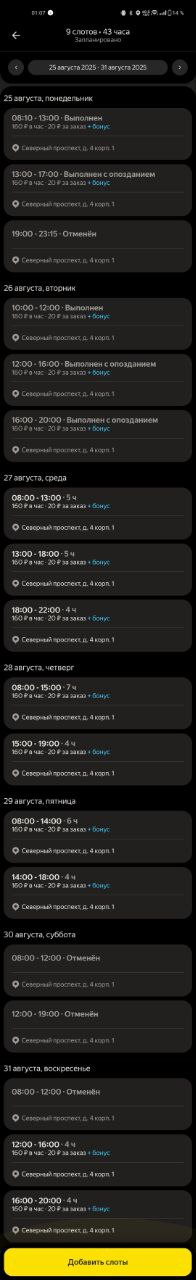
#> input picture photo_2025-08-27_01-08-00.jpg, 196 x 1280 px
$ python -i ocr_module.py   (imports and definitions only)
#> lines starting #> are read from the running program, lines starting #| are printed output that depends on the picture; after the words box and inside, x2 and y2 are one past the last pixel; in counts of white or black regions, pixels touching at a corner belong together
# ocr_module.py
# -*- coding: utf-8 -*-
"""
OCR-модуль для извлечения слотов из скриншотов.
Ensemble-пайплайн (Tesseract + template) + более строгая логика fallback'а.
Сохраняет прежний API и структуру.
"""

import os
import re
import logging
import math
from datetime import date, datetime
from typing import List, Dict, Optional, Tuple, Any
from io import BytesIO

import cv2
import numpy as np
from PIL import Image

# logger
logger = logging.getLogger("lavka.ocr_module")
# [13 lines not run here, left out]

# constants
FIXED_YEAR = 2025
FIXED_MONTH = 10

TIME_RANGE_PATTERNS = [
    re.compile(r"(\d{1,2}):(\d{2})\s*[-–—]\s*(\d{1,2}):(\d{2})"),
    re.compile(r"(\d{1,2})\.(\d{2})\s*[-–—]\s*(\d{1,2})\.(\d{2})"),
    re.compile(r"(\d{2})(\d{2})\s*[-–—]\s*(\d{2})(\d{2})"),
]

# ---------- helpers ----------
# [23 lines left out: function _read_image, not called in this run]

# templates (edge)
def _make_templates(sizes=(28,36,48)):
#> called with sizes = (28, 36, 48)
    tpls = {}
    for size in sizes:
        digit_map = {}
        for d in range(10):
            canvas = np.ones((size, size), dtype=np.uint8) * 255
            font_scale = size / 30.0
            thickness = max(2, int(font_scale))
            ((tw, th), _) = cv2.getTextSize(str(d), cv2.FONT_HERSHEY_SIMPLEX, font_scale, thickness)
            org = ((size - tw)//2, (size + th)//2)
            cv2.putText(canvas, str(d), org, cv2.FONT_HERSHEY_SIMPLEX, font_scale, (0,), thickness, cv2.LINE_AA)
            edge = cv2.Canny(canvas, 50, 150)
            digit_map[d] = edge
        tpls[size] = digit_map
#> further down, picture is the input picture: shape (1280, 196, 3); mean B, G, R 27.7, 33.5, 34.7
    return tpls

_TEMPLATES = _make_templates((28,36,48))

# [48 lines left out: functions _edge_similarity, _classify_digit_patch, _classify_digit_patch_from_gray, not called in this run]

# find yellow box (tuned)
def _find_yellow_box(img: np.ndarray) -> Optional[Tuple[int,int,int,int]]:
    try:
        hsv = cv2.cvtColor(img, cv2.COLOR_BGR2HSV)
#> hsv: shape (1280, 196, 3); mean H, S, V 18.8, 39.1, 35
        lower = np.array([6, 50, 60])
        upper = np.array([45, 255, 255])
        mask1 = cv2.inRange(hsv, lower, upper)
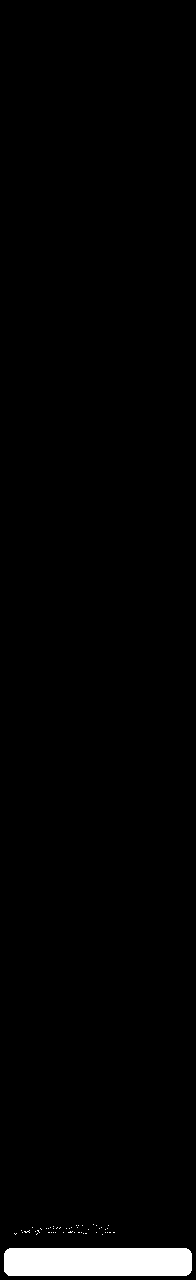
#> mask1: shape (1280, 196); 2.1% white; 49 white regions (48 under 20 px), largest, box (x1, y1, x2, y2) and area: (4, 1248, 192, 1276) 5218
        h_channel = hsv[:,:,0]
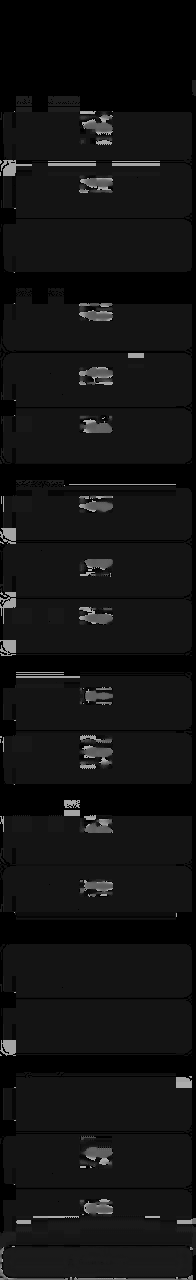
#> h_channel: shape (1280, 196); min 0, max 177, mean 18.8
        v_channel = hsv[:,:,2]
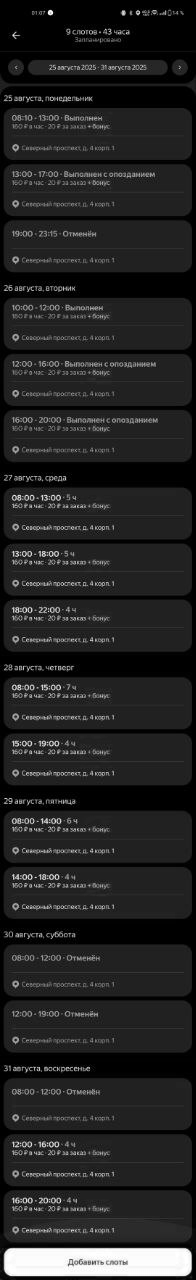
#> v_channel: shape (1280, 196); min 0, max 255, mean 35
        mask2 = cv2.inRange(h_channel, 6, 45)
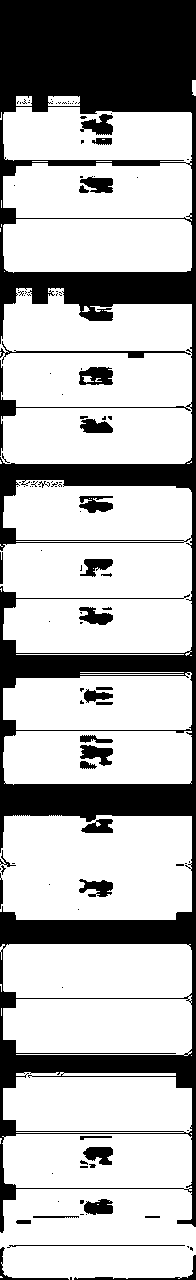
#> mask2: shape (1280, 196); 71.9% white; 117 black regions (80 under 20 px), largest, box (x1, y1, x2, y2) and area: (0, 0, 196, 1233) 63138, (0, 341, 191, 364) 498, (79, 367, 113, 385) 466
        mask2 = cv2.bitwise_and(mask2, cv2.inRange(v_channel, 80, 255))
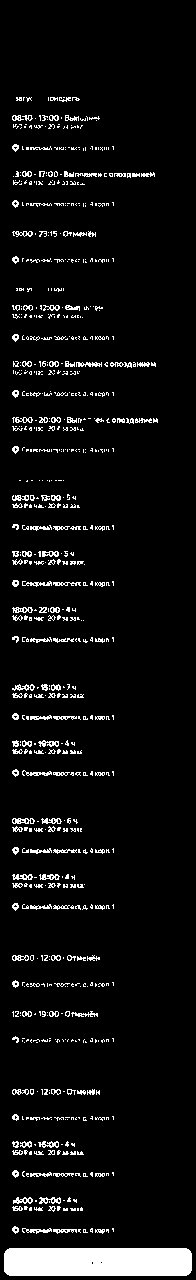
#> mask2: shape (1280, 196); 6.2% white; 715 white regions (555 under 20 px), largest, box (x1, y1, x2, y2) and area: (4, 1248, 192, 1276) 5214, (22, 1228, 52, 1234) 91, (22, 581, 52, 587) 89
        mask = cv2.bitwise_or(mask1, mask2)
#> mask: shape (1280, 196); 6.2% white; 726 white regions (566 under 20 px), largest, box (x1, y1, x2, y2) and area: (4, 1248, 192, 1276) 5218, (21, 1227, 52, 1235) 115, (22, 581, 52, 587) 89
        H = mask.shape[0]
#> H = 1280
        mask[H//2:, :] = 0
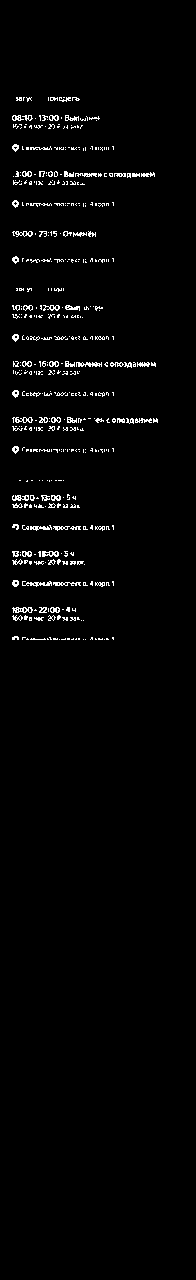
#> mask: shape (1280, 196); 2.1% white in thin lines or dots, all inside (x1, y1, x2, y2) = (12, 97, 158, 640)
        kernel = np.ones((5,5), np.uint8)
        mask = cv2.morphologyEx(mask, cv2.MORPH_CLOSE, kernel, iterations=1)
#> mask: shape (1280, 196); 4.2% white; 26 white regions (3 under 20 px), largest, box (x1, y1, x2, y2) and area: (13, 361, 156, 375) 1092, (12, 417, 158, 431) 1055, (13, 171, 155, 185) 979
        mask = cv2.morphologyEx(mask, cv2.MORPH_OPEN, kernel, iterations=1)
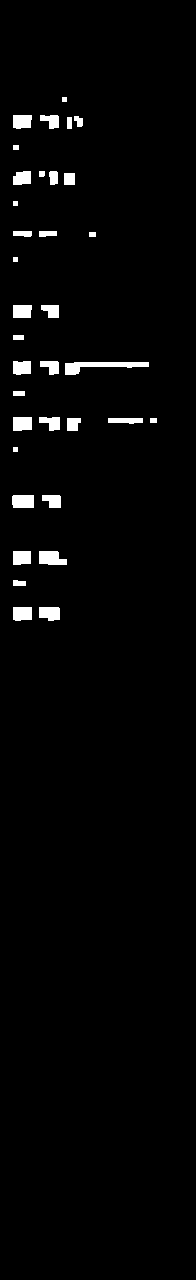
#> mask: shape (1280, 196); 2.1% white; 35 white regions
        contours, _ = cv2.findContours(mask, cv2.RETR_EXTERNAL, cv2.CHAIN_APPROX_SIMPLE)
#> contours = 35 contours, 4 with area under 20; largest, box (x1, y1, x2, y2) and area: (65, 362, 149, 375) 436, (39, 551, 67, 565) 278, (12, 495, 34, 508) 249, (39, 607, 60, 621) 228, (13, 417, 32, 431) 224
        if not contours:
            return None
        valid = []
        for cnt in contours:
            area = cv2.contourArea(cnt)
            if area < 300:
                continue
            x,y,w,hcnt = cv2.boundingRect(cnt)
            ar = w / float(hcnt) if hcnt>0 else 0
            if 0.4 <= ar <= 2.5:
                valid.append((x,y,w,hcnt,area))
#> this loop made 35 passes
#> area on passes 1, 2, 3, 4, 5, 6, 7, 10, 11, 12, 13, 16: 227.5, 222, 52.5, 278.5, 211.5, 167, 249, 141, 132.5, 170, 224.5, 157.5
#> (cnt, area) on passes 9, 14, 18, 22, 26, 30: ([[150, 418], [150, 422], [156, 422], [156, 418]], 24), ([[13, 391], [13, 395], [24, 395], [24, 391]], 44), ([[13, 335], [13, 339], [23, 339], [23, 335]], 40), ([[89, 232], [89, 236], [95, 236], [95, 232]], 24), ([[64, 173], [64, 184], [74, 184], [74, 173]], 110), ([[13, 145], [13, 149], [18, 149], [18, 145]], 20)
#> after the loop, valid = []
        if not valid:
            return None
        valid.sort(key=lambda x: x[4], reverse=True)
        x,y,w,hcnt,_ = valid[0]
        pad = max(3, int(0.08 * max(w,hcnt)))
        x1 = max(0, x - pad); y1 = max(0, y - pad)
        x2 = min(img.shape[1], x + w + pad); y2 = min(img.shape[0], y + hcnt + pad)
        logger.info(f"Found yellow box at ({x1}, {y1}) size ({x2-x1}x{y2-y1})")
        return (x1, y1, x2-x1, y2-y1)
    except Exception as e:
        logger.error(f"Error finding yellow box: {e}")
        return None

# ensemble extractor (improvements + safer fallback)
# ensemble extractor (improvements + safer fallback)
# [261 lines left out: functions _extract_day_ensemble, _merge_rects, _find_time_slots, not called in this run]

# -------------------
# Main parsers
# -------------------
class NewFormatSlotParser:
    """Parser for screenshots with yellow highlight day."""
    # [52 lines left out: functions __init__, process_image, not called in this run]

class MemorySlotParser:
    # [19 lines left out: functions __init__, process_screenshot_from_memory, not called in this run]

    def process_screenshot(self, image_bytes: BytesIO, is_last: bool = False) -> List[Dict]:
        return self.process_screenshot_from_memory(image_bytes, is_last)

    # [22 lines left out: functions process_image, process_image_bytes, get_all_slots, not called in this run]

    def clear(self):
        self.accumulated_slots=[]; self.screenshots_count=0; self.last_error=None

class SlotParser:
    # [28 lines left out: functions __init__, process_all_screenshots, not called in this run]

__all__ = ["SlotParser", "MemorySlotParser", "NewFormatSlotParser"]

>>> import cv2
>>> picture = cv2.imread('../photo_2025-08-27_01-08-00.jpg')
>>> result = _find_yellow_box(picture)

$ run again, on 4d215fd6-3b56-44d3-abde-603a906ab546.png
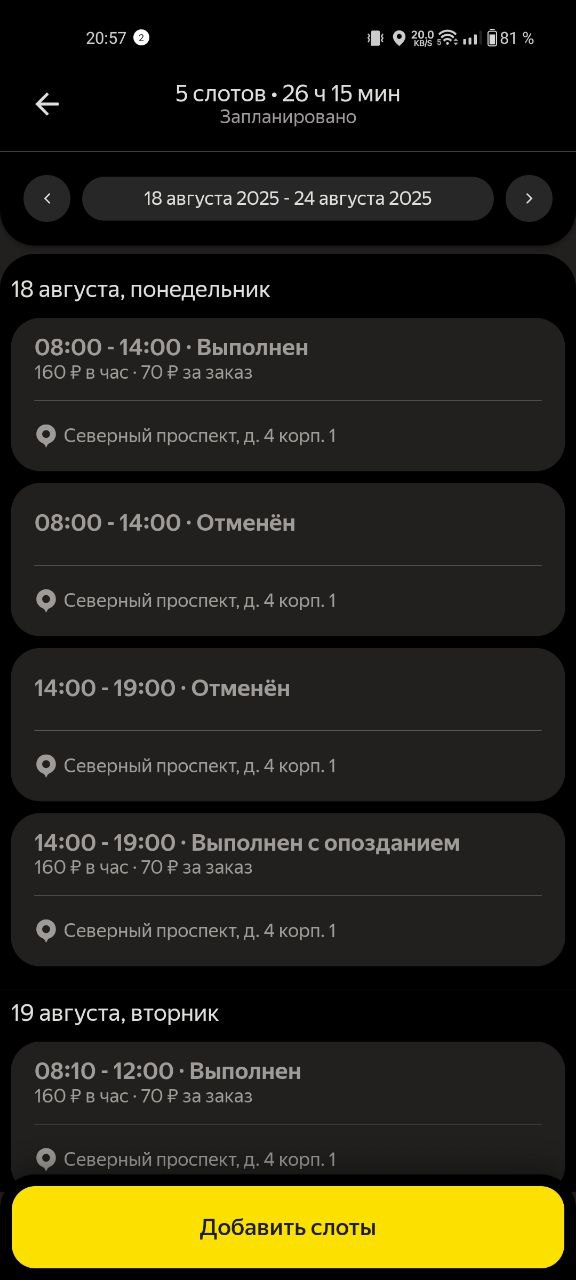
#> input picture 4d215fd6-3b56-44d3-abde-603a906ab546.png, 576 x 1280 px
#> picture is the input picture: shape (1280, 576, 3); mean B, G, R 23.3, 37.5, 39.8
#> hsv: shape (1280, 576, 3); mean H, S, V 16, 35.5, 39.8
#> in _find_yellow_box, `mask1 = cv2.inRange(hsv, lower, upper)`:
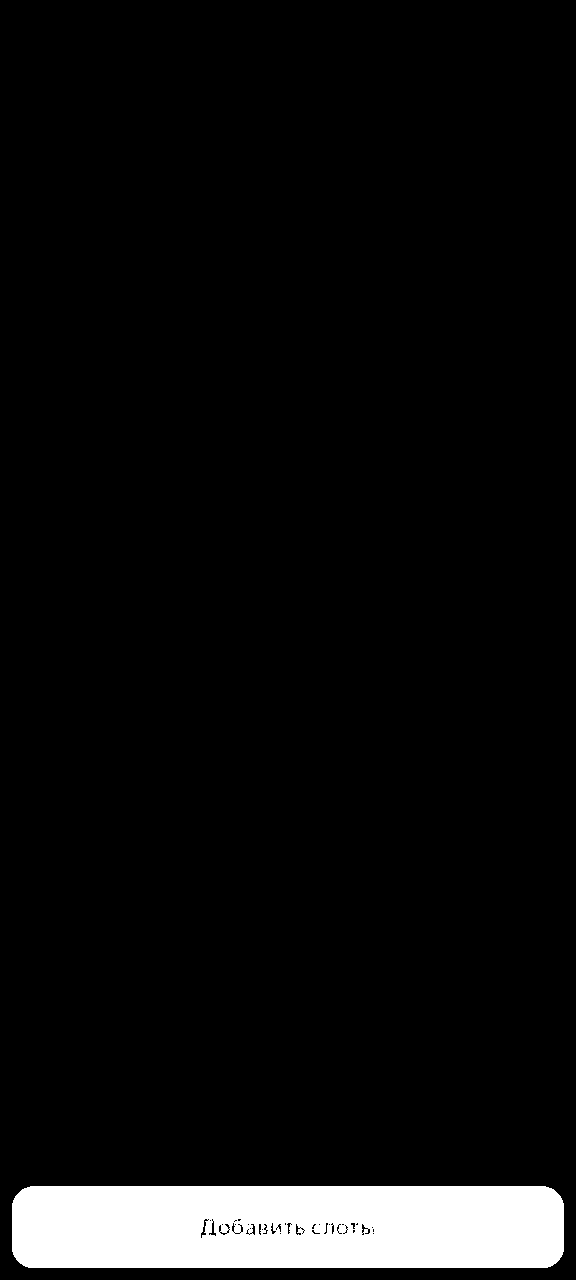
#> mask1: shape (1280, 576); 6% white; 1 white region, box (x1, y1, x2, y2) and area: (12, 1186, 564, 1268) 44378
#> in _find_yellow_box, `mask = cv2.morphologyEx(mask, cv2.MORPH_OPEN, kernel, iterations=1)`:
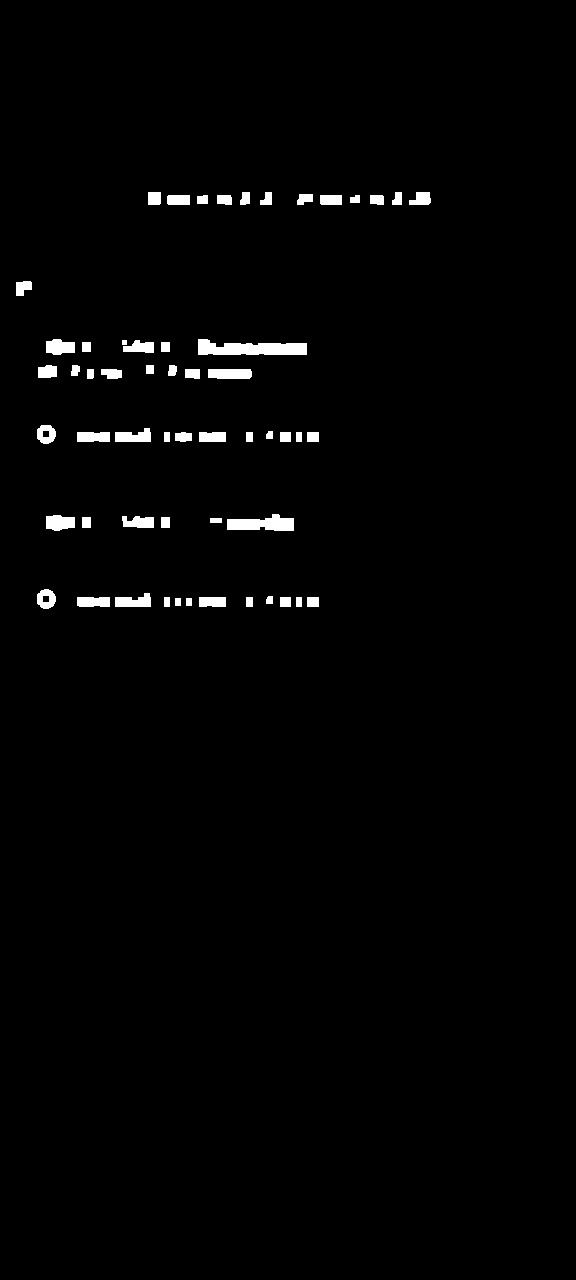
#> mask: shape (1280, 576); 1.5% white; 56 white regions
#> contours = 56 contours, 1 with area under 20; largest, box (x1, y1, x2, y2) and area: (198, 339, 307, 355) 1160, (227, 514, 294, 531) 714, (208, 369, 252, 379) 375, (46, 515, 75, 531) 341, (46, 339, 75, 355) 331
#> the loop in _find_yellow_box, `for cnt in contours:` made 56 passes
#> area on passes 7, 9, 10, 12, 16, 23, 24, 26: 229, 275.5, 39, 273, 267.5, 229, 123, 277
#> after the loop in _find_yellow_box, `for cnt in contours:`: valid = [(46, 515, 29, 16, 341), (46, 339, 29, 16, 331)]
#> in _find_yellow_box, `x,y,w,hcnt,_ = valid[0]`: y = 515
#> pad = 3
#> x1 = 43
#> y1 = 512
#> x2 = 78
#> y2 = 534
#> result = (43, 512, 35, 22)
